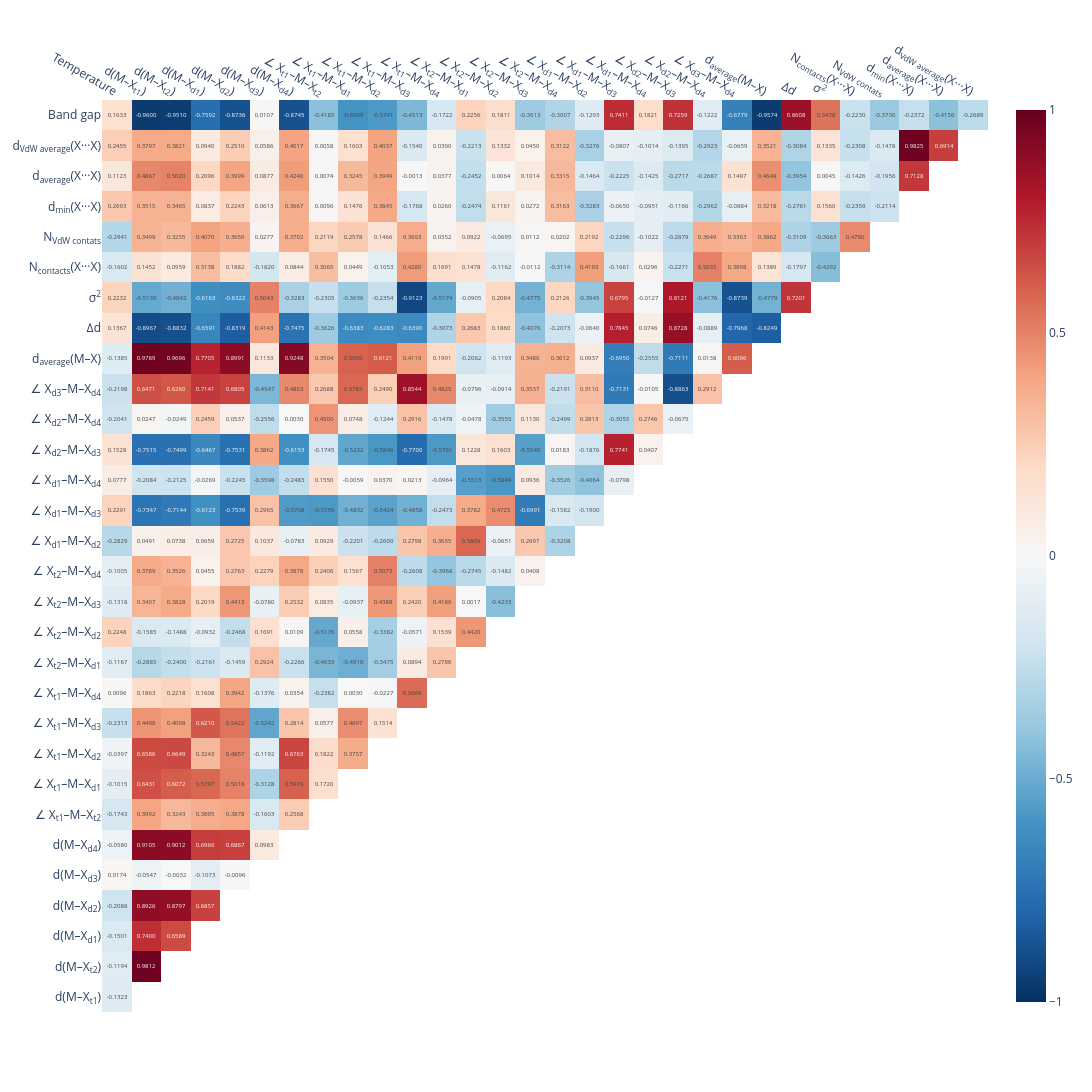

Write notebook code for a chart like this one.
### Code cell
# Correlation analysis of dataset
corr_map = build_corr_map(data[data.columns[1:]])

# Visualization of correlation map 
fig_4 = heatmap_plot(corr_map, layout_params=dict(title=None))
fig_4.show()
fig_4.write_html(os.path.join(path_to_image, 'descriptor_heatmap.html'))
fig_4.write_image(os.path.join(path_to_image, 'descriptor_heatmap.png'), scale=10)

# # For publication version
# fig_4 = heatmap_plot(corr_map, traces_params=dict(textfont=dict(size=10, weight='bold'), texttemplate='%{z:.3f}'), layout_params=dict(title=None)) # For publication version
# fig_4.show()
# fig_4.write_image(os.path.join(path_to_image, 'descriptors_heatmap_publication_version.png'), scale=10)

### Figure 1 — Plotly figure (JSON) as saved in the notebook; plotly's stock layout.template omitted (floating-point values rounded to 4 significant figures; data arrays with more than 128 entries replaced by an {"elided": "..."} marker saying what was removed)
{"data": [{"colorscale": [[0, "rgb(5,48,97)"], [0.1, "rgb(33,102,172)"], [0.2, "rgb(67,147,195)"], [0.3, "rgb(146,197,222)"], [0.4, "rgb(209,229,240)"], [0.5, "rgb(247,247,247)"], [0.6, "rgb(253,219,199)"], [0.7, "rgb(244,165,130)"], [0.8, "rgb(214,96,77)"], [0.9, "rgb(178,24,43)"], [1, "rgb(103,0,31)"]], "texttemplate": "%{z:.4f}", "type": "heatmap", "x": ["Temperature", "d(M–X<sub>t1</sub>)", "d(M–X<sub>t2</sub>)", "d(M–X<sub>d1</sub>)", "d(M–X<sub>d2</sub>)", "d(M–X<sub>d3</sub>)", "d(M–X<sub>d4</sub>)", "∠ X<sub>t1</sub>–M–X<sub>t2</sub>", "∠ X<sub>t1</sub>–M–X<sub>d1</sub>", "∠ X<sub>t1</sub>–M–X<sub>d2</sub>", "∠ X<sub>t1</sub>–M–X<sub>d3</sub>", "∠ X<sub>t1</sub>–M–X<sub>d4</sub>", "∠ X<sub>t2</sub>–M–X<sub>d1</sub>", "∠ X<sub>t2</sub>–M–X<sub>d2</sub>", "∠ X<sub>t2</sub>–M–X<sub>d3</sub>", "∠ X<sub>t2</sub>–M–X<sub>d4</sub>", "∠ X<sub>d1</sub>–M–X<sub>d2</sub>", "∠ X<sub>d1</sub>–M–X<sub>d3</sub>", "∠ X<sub>d1</sub>–M–X<sub>d4</sub>", "∠ X<sub>d2</sub>–M–X<sub>d3</sub>", "∠ X<sub>d2</sub>–M–X<sub>d4</sub>", "∠ X<sub>d3</sub>–M–X<sub>d4</sub>", "d<sub>average</sub>(M–X)", "∆d", "σ<sup>2</sup>", "N<sub>contacts</sub>(X···X)", "N<sub>VdW contats</sub>", "d<sub>min</sub>(X···X)", "d<sub>average</sub>(X···X)", "d<sub>VdW average</sub>(X···X)"], "y": ["d(M–X<sub>t1</sub>)", "d(M–X<sub>t2</sub>)", "d(M–X<sub>d1</sub>)", "d(M–X<sub>d2</sub>)", "d(M–X<sub>d3</sub>)", "d(M–X<sub>d4</sub>)", "∠ X<sub>t1</sub>–M–X<sub>t2</sub>", "∠ X<sub>t1</sub>–M–X<sub>d1</sub>", "∠ X<sub>t1</sub>–M–X<sub>d2</sub>", "∠ X<sub>t1</sub>–M–X<sub>d3</sub>", "∠ X<sub>t1</sub>–M–X<sub>d4</sub>", "∠ X<sub>t2</sub>–M–X<sub>d1</sub>", "∠ X<sub>t2</sub>–M–X<sub>d2</sub>", "∠ X<sub>t2</sub>–M–X<sub>d3</sub>", "∠ X<sub>t2</sub>–M–X<sub>d4</sub>", "∠ X<sub>d1</sub>–M–X<sub>d2</sub>", "∠ X<sub>d1</sub>–M–X<sub>d3</sub>", "∠ X<sub>d1</sub>–M–X<sub>d4</sub>", "∠ X<sub>d2</sub>–M–X<sub>d3</sub>", "∠ X<sub>d2</sub>–M–X<sub>d4</sub>", "∠ X<sub>d3</sub>–M–X<sub>d4</sub>", "d<sub>average</sub>(M–X)", "∆d", "σ<sup>2</sup>", "N<sub>contacts</sub>(X···X)", "N<sub>VdW contats</sub>", "d<sub>min</sub>(X···X)", "d<sub>average</sub>(X···X)", "d<sub>VdW average</sub>(X···X)", "Band gap"], "z": {"elided": "30x31 float values"}, "zmax": 1, "zmid": 0, "zmin": -1}], "layout": {"height": 1500, "title": {}, "width": 1500, "xaxis": {"showgrid": false, "side": "top"}, "yaxis": {"showgrid": false}}}
